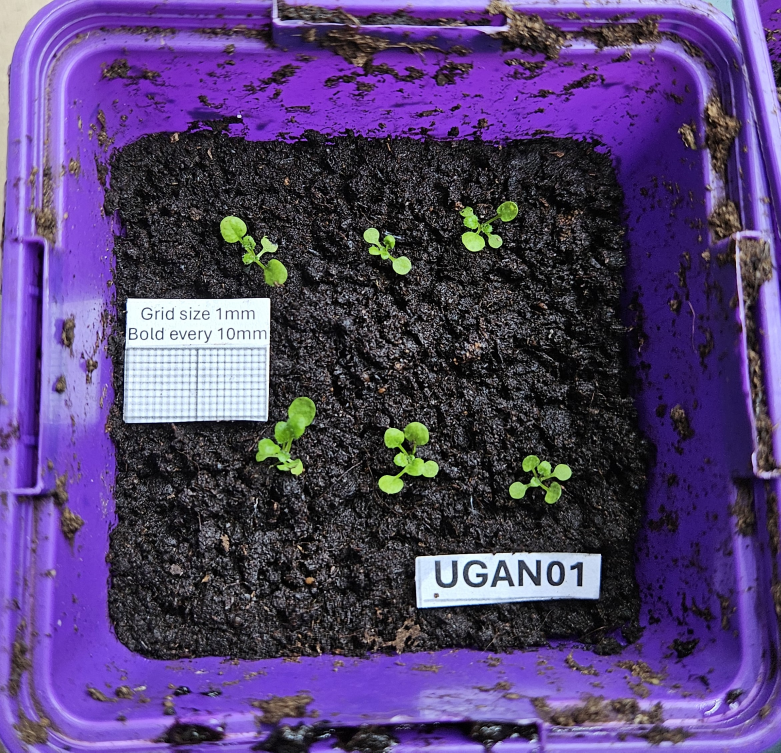
#> input picture plant_images/cropped_images/UGAN01_1.jpg, 2342 x 2257 px (shown at 1/3 size)
$ python -i trackingPlantGrowth.py   (imports and definitions only)
#> lines starting #> are read from the running program, lines starting #| are printed output that depends on the picture; after the words box and inside, x2 and y2 are one past the last pixel; in counts of white or black regions, pixels touching at a corner belong together
#> in get_paper_area_px, img is the input picture: shape (2257, 2342, 3); mean B, G, R 112.3, 65.4, 83.6
import cv2 as cv
import sys
import xlsxwriter
from PIL import Image
import easyocr
import os
import pandas as pd
from glob import glob
import time
import numpy as np
from pathlib import Path

# [41 lines left out: function debugging_shit, not called in this run]


'''
LIMITATIONS:
    Sizes of images are not exactly the same (White percentage value differs)
    Photos are not taken in a consistent lighting and height (Saturations and values of colors differ)
    Not every single green pixel is properly selected
    Getting sample name is not 100% accurate
'''

# Use this function to resize the image
def ResizeWithAspectRatio(image, width = None, height = None, inter=cv.INTER_AREA):
#> called with width = 500, inter = 3
    dim = None
    (h, w) = image.shape[:2]
#> h = 2257; w = 2342

    if width is None and height is None:
        return image

    if width is None:
        r = height / float(h)
        dim = (int(w * r), height)
    else:
        r = width / float(w)
#> r = 0.213
        dim = (width, int(h * r))
#> dim = (500, 481)

    return cv.resize(image, dim, interpolation=inter)
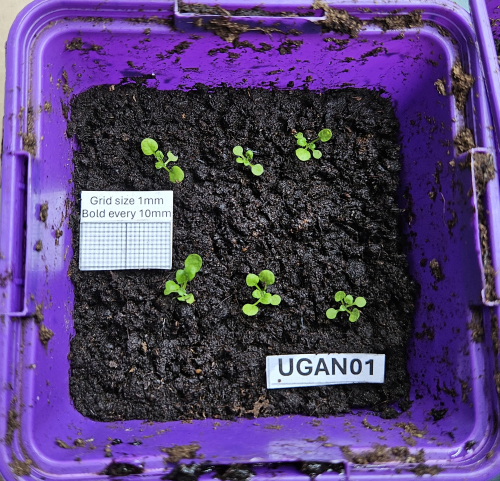
#> returned value: shape (481, 500, 3); mean of channels 0, 1, 2 112.3, 65.4, 83.6; drawn as B, G, R

# [97 lines left out: functions getting_pixel_counts, get_date_taken, get_sample_name, generate_excel_file, not called in this run]


def get_paper_area_px(img_path, save_squares = False):
    squares_folder = "extracted_squares"
    img = cv.imread(img_path)
    if img is None:
        sys.exit("No image found")

    resized_img = ResizeWithAspectRatio(img, 500)
    gray = cv.cvtColor(resized_img, cv.COLOR_BGR2GRAY)
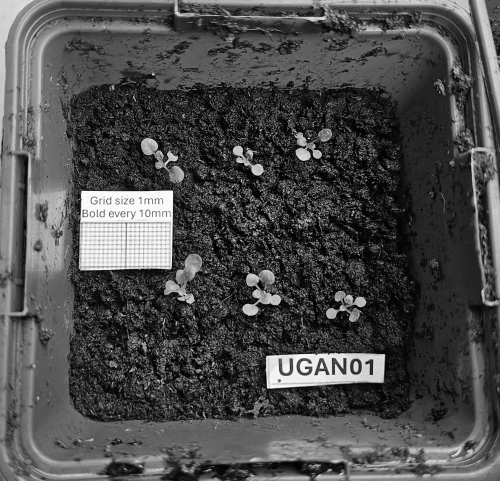
#> gray: shape (481, 500); min 1, max 252, mean 76.2
    blur = cv.medianBlur(gray, 9)
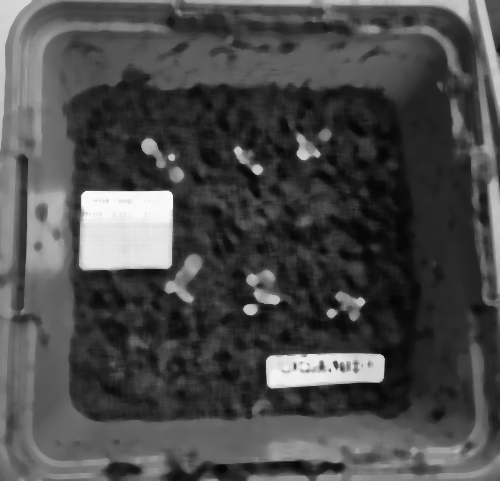
#> blur: shape (481, 500); min 5, max 251, mean 74.5
    sharpen_kernel = np.array([[-1,-1,-1],[-1,9,-1],[-1,-1,-1]])
    sharpen = cv.filter2D(blur, -1, sharpen_kernel)
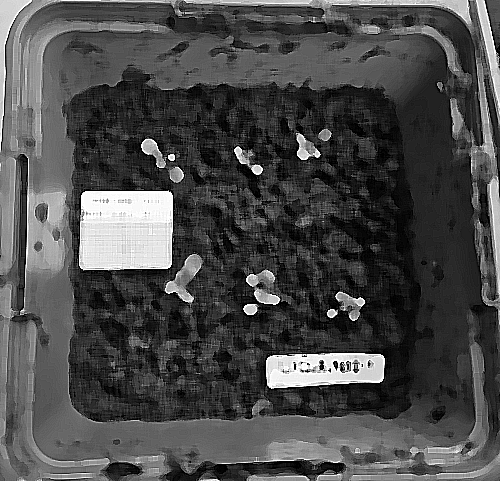
#> sharpen: shape (481, 500); min 0, max 255, mean 74.7

    thresh = cv.threshold(sharpen, 160, 255, cv.THRESH_OTSU)[1]
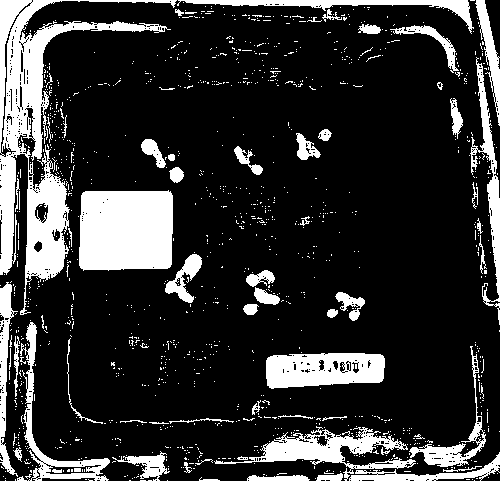
#> thresh: shape (481, 500); 19.2% white; 1178 white regions (1113 under 20 px), largest, box (x1, y1, x2, y2) and area: (0, 0, 177, 315) 12181, (79, 190, 173, 271) 7222, (266, 353, 385, 389) 3405
    kernel = cv.getStructuringElement(cv.MORPH_RECT, (3, 3))
    close = cv.morphologyEx(thresh, cv.MORPH_CLOSE, kernel, iterations=1)
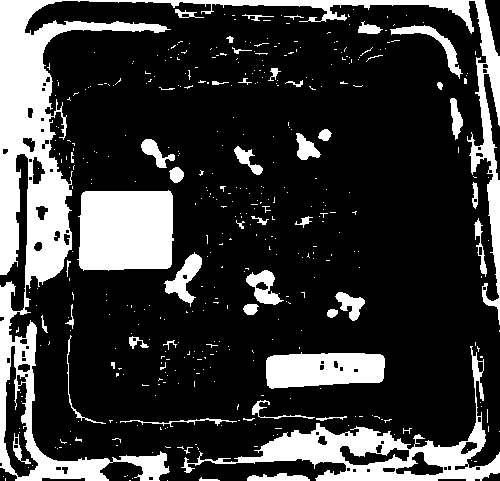
#> close: shape (481, 500); 22.1% white; 435 white regions (386 under 20 px)

    # Find contours and filter using threshold area
    cnts = cv.findContours(close, cv.RETR_EXTERNAL, cv.CHAIN_APPROX_SIMPLE)
#> cnts = 424 contours, 388 with area under 20; largest, box (x1, y1, x2, y2) and area: (0, 0, 500, 481) 27090, (181, 346, 500, 481) 8638, (77, 190, 174, 271) 7077, (266, 352, 385, 389) 3534, (164, 252, 202, 307) 754
    cnts = cnts[0] if len(cnts) == 2 else cnts[1]

    min_area = 7_000
    max_area = 9_000

    for c in cnts:
        area = cv.contourArea(c)
        # print(area)
        if area > min_area and area < max_area:
            x, y, w, h = cv.boundingRect(c)
            ROI = resized_img[y:y+h, x:x+w]

            # Creating a folder and saving all the extracted rectangles there
            if not os.path.exists(squares_folder):
                os.makedirs(squares_folder)
            else:
                if save_squares:
                    square_file_name = Path(img_path).stem
                    cv.imwrite(os.path.join(squares_folder, "{}_square.png".format(square_file_name)), ROI)
                else:
                    break
                    # Get the dimensions of the Detected Square
                    # print("Area of the square has been extracted: ", area)
                    # return area
                    # cv.imshow("Extracted Image with Area", ROI)
            break
#> this loop made 104 passes
#> (area, x, y, w, h) on pass 104: (8638, 181, 346, 319, 135)
#> area on passes 5, 9, 49, 53, 59: 21, 273, 79, 25.5, 98.5

    return area


# [49 lines left out: function get_extracted_square_area, not called in this run]


# [74 lines not run here, left out]

>>> result = get_paper_area_px('plant_images/cropped_images/UGAN01_1.jpg')
#> result = 8638

$ run again, on plant_images/cropped_images/UGAN01_2.jpg
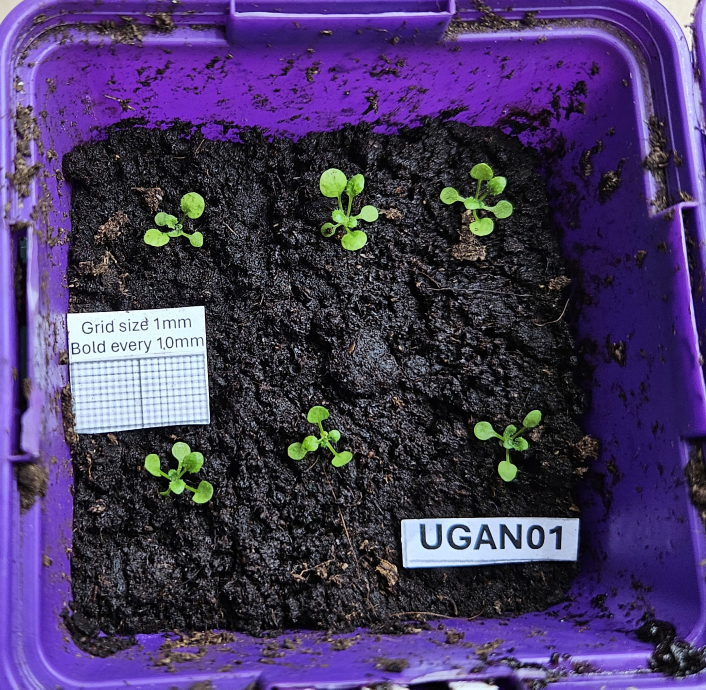
#> input picture plant_images/cropped_images/UGAN01_2.jpg, 2118 x 2068 px (shown at 1/3 size)
#> in get_paper_area_px, img is the input picture: shape (2068, 2118, 3); mean B, G, R 97.6, 57.4, 71.2
#> in get_paper_area_px, `thresh = cv.threshold(sharpen, 160, 255, cv.THRESH_OTSU)[1]`:
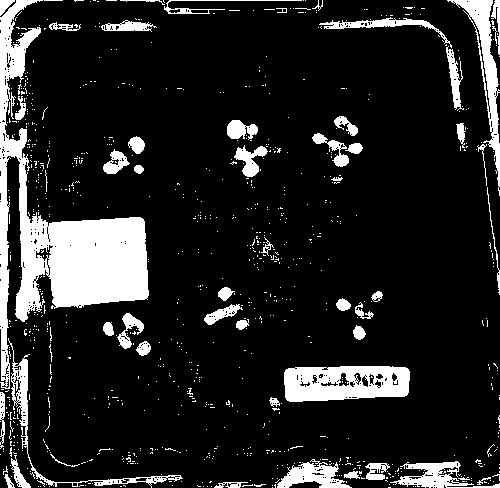
#> thresh: shape (488, 500); 14.2% white; 897 white regions (843 under 20 px), largest, box (x1, y1, x2, y2) and area: (0, 0, 149, 389) 15137, (284, 366, 410, 402) 3602, (447, 0, 500, 196) 2130
#> in get_paper_area_px, `close = cv.morphologyEx(thresh, cv.MORPH_CLOSE, kernel, iterations=1)`:
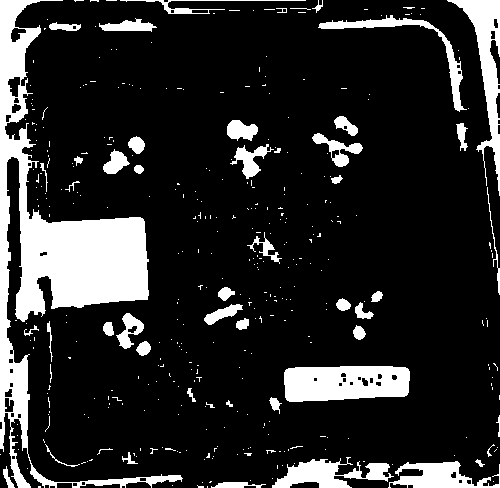
#> close: shape (488, 500); 16.2% white; 385 white regions (333 under 20 px)
#> cnts = 385 contours, 345 with area under 20; largest, box (x1, y1, x2, y2) and area: (0, 0, 183, 488) 19044, (284, 366, 410, 402) 3896, (447, 0, 500, 196) 2586, (272, 457, 394, 488) 1624, (388, 461, 500, 488) 1465
#> the loop in get_paper_area_px, `for c in cnts:` made 385 passes
#> area on passes 5, 12, 18: 153.5, 76.5, 1465
#> result = 19044

$ run again, on plant_images/cropped_images/UGAN01_3.jpg
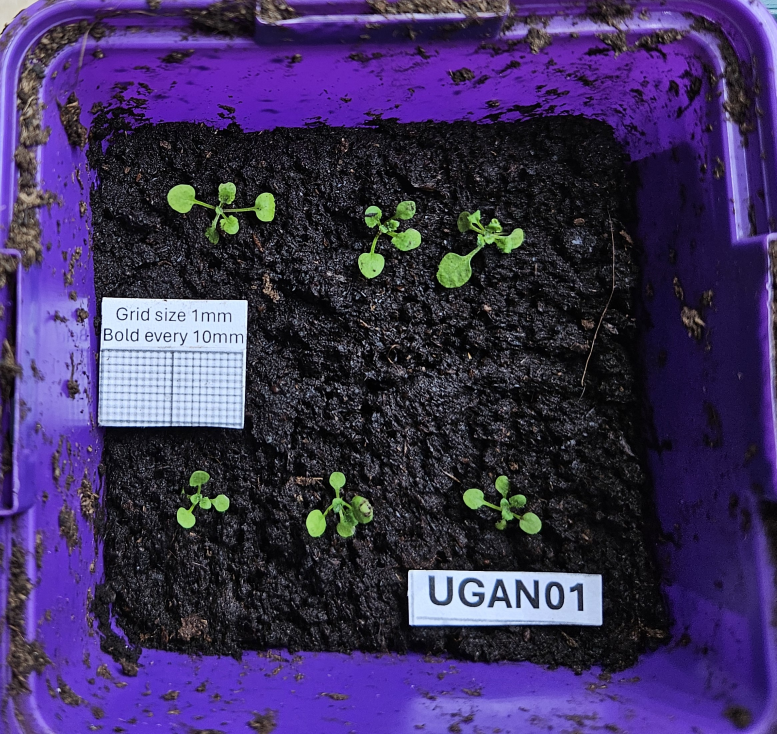
#> input picture plant_images/cropped_images/UGAN01_3.jpg, 2330 x 2202 px (shown at 1/3 size)
#> in get_paper_area_px, img is the input picture: shape (2202, 2330, 3); mean B, G, R 91, 48.6, 61.3
#> in get_paper_area_px, `thresh = cv.threshold(sharpen, 160, 255, cv.THRESH_OTSU)[1]`:
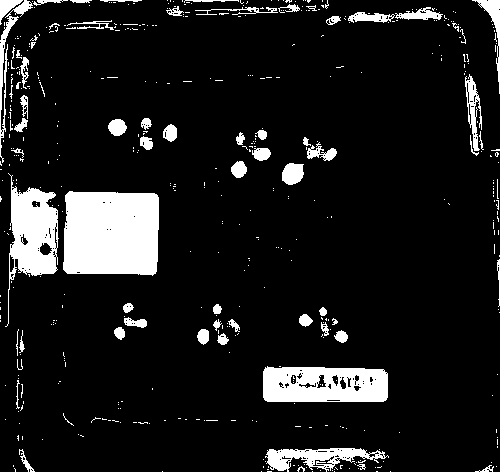
#> thresh: shape (472, 500); 10.7% white; 488 white regions (422 under 20 px), largest, box (x1, y1, x2, y2) and area: (63, 191, 159, 276) 7626, (263, 366, 388, 402) 3863, (5, 173, 59, 327) 3525
#> in get_paper_area_px, `close = cv.morphologyEx(thresh, cv.MORPH_CLOSE, kernel, iterations=1)`:
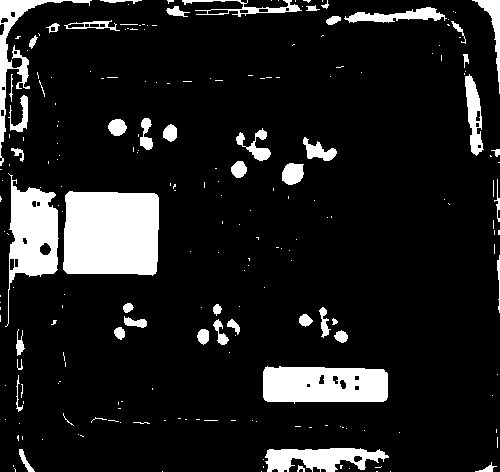
#> close: shape (472, 500); 11.8% white; 225 white regions (175 under 20 px)
#> cnts = 225 contours, 181 with area under 20; largest, box (x1, y1, x2, y2) and area: (63, 191, 159, 276) 7475, (263, 366, 388, 404) 4102, (5, 173, 59, 327) 3768, (265, 448, 389, 472) 1772, (0, 0, 92, 166) 1551
#> the loop in get_paper_area_px, `for c in cnts:` made 118 passes
#> (area, x, y, w, h) on pass 118: (7475, 63, 191, 96, 85)
#> result = 7475

$ run again, on plant_images/cropped_images/UGAN02_1.jpg
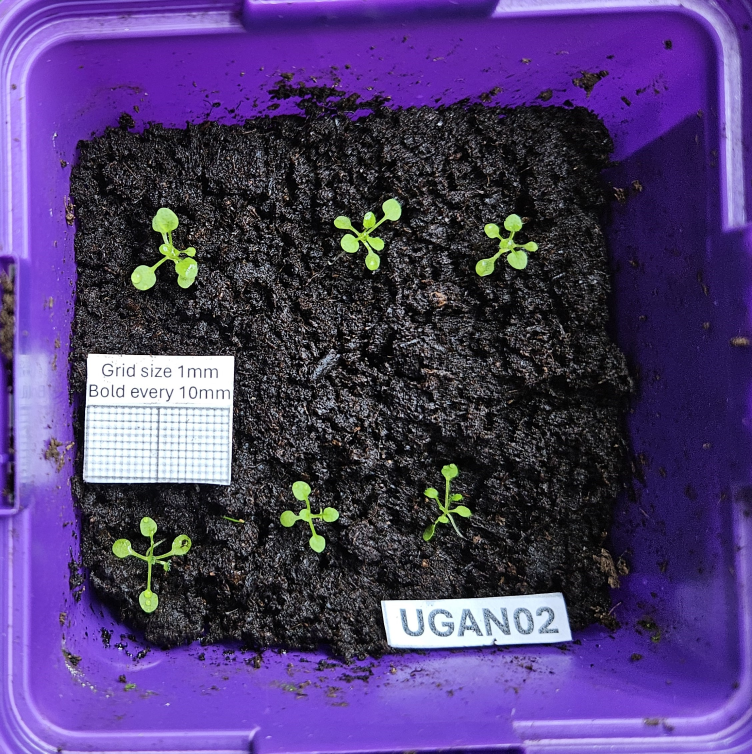
#> input picture plant_images/cropped_images/UGAN02_1.jpg, 2256 x 2261 px (shown at 1/3 size)
#> in get_paper_area_px, img is the input picture: shape (2261, 2256, 3); mean B, G, R 111, 61, 78.7
#> in get_paper_area_px, `thresh = cv.threshold(sharpen, 160, 255, cv.THRESH_OTSU)[1]`:
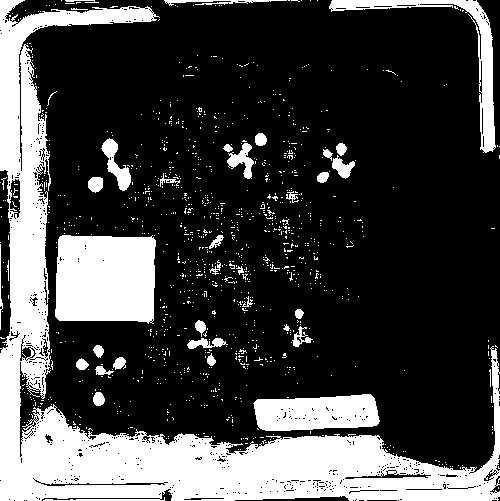
#> thresh: shape (501, 500); 26.4% white; 1079 white regions (1042 under 20 px), largest, box (x1, y1, x2, y2) and area: (0, 0, 500, 501) 44571, (55, 235, 156, 324) 8292, (253, 394, 380, 431) 3790
#> in get_paper_area_px, `close = cv.morphologyEx(thresh, cv.MORPH_CLOSE, kernel, iterations=1)`:
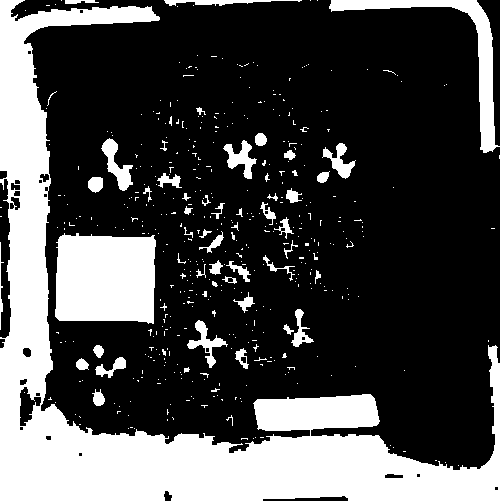
#> close: shape (501, 500); 28.8% white; 455 white regions (400 under 20 px)
#> cnts = 454 contours, 418 with area under 20; largest, box (x1, y1, x2, y2) and area: (0, 0, 500, 501) 52137, (55, 233, 156, 324) 8149, (329, 0, 500, 153) 3078, (101, 138, 133, 191) 598, (223, 140, 257, 179) 498
#> the loop in get_paper_area_px, `for c in cnts:` made 222 passes
#> (area, x, y, w, h) on pass 222: (8149, 55, 233, 101, 91)
#> result = 8149
